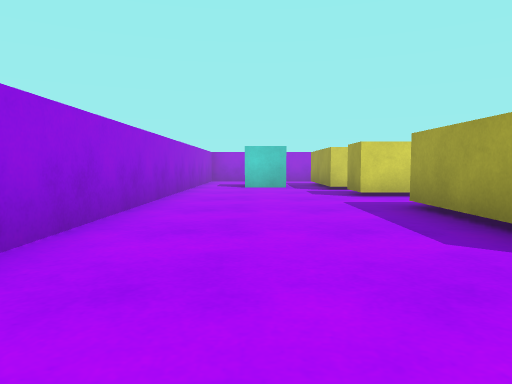
view 1 (above)

16 first-person views from a walk through a 3-D level made in the Unity game engine. The camera is 0.51 m above the floor, tilts 4° down and sees 70° across. The floor is counted in squares, 1 m on a side. Each view is taken from the middle of a square. On the plan, view 1 faces up. The plan holds only what a view shows up to about 9 squares ahead; the rest is blank. The player is left out.

view 2
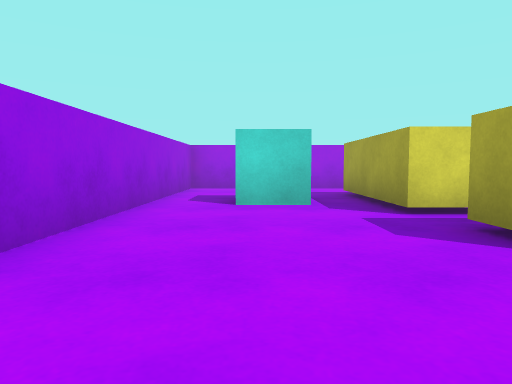

view 3
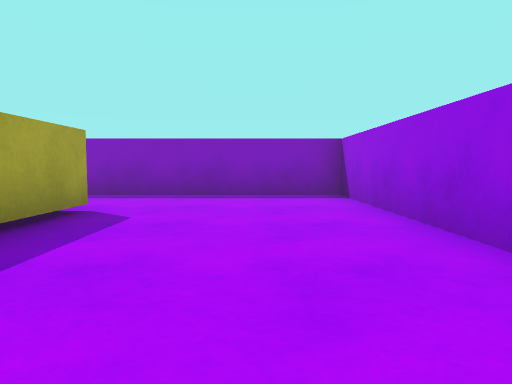

view 4
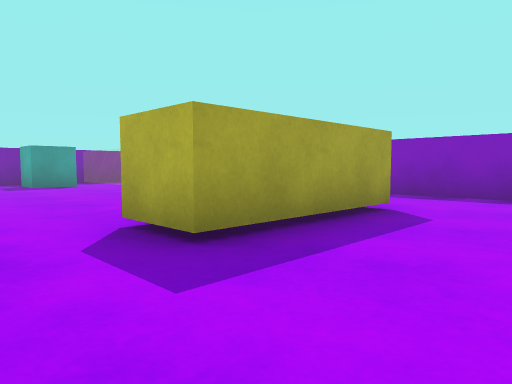

view 5
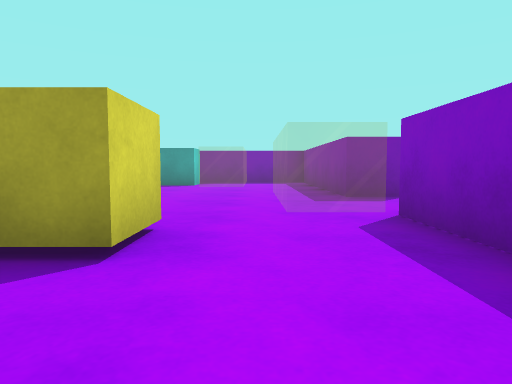

view 6
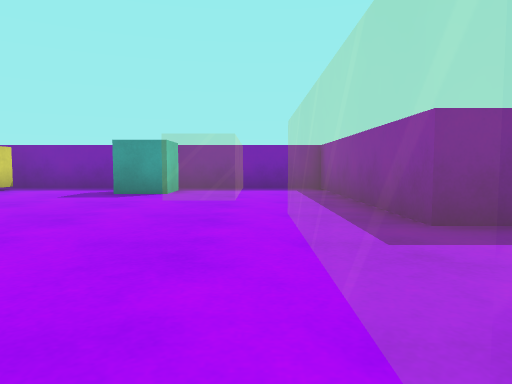

view 7
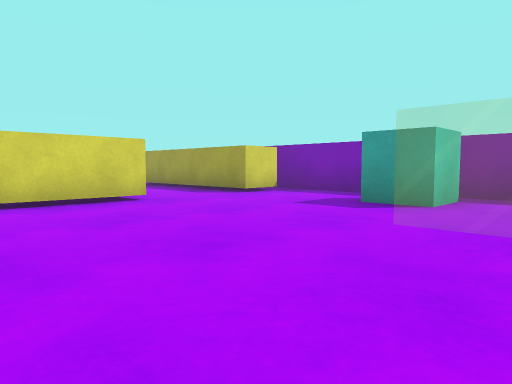

view 8
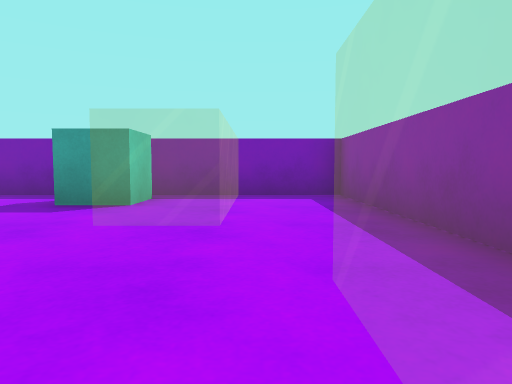

view 9
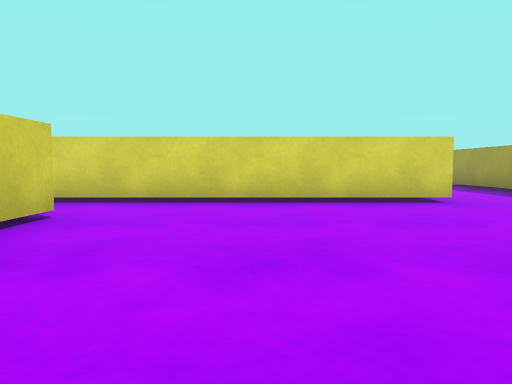

view 10
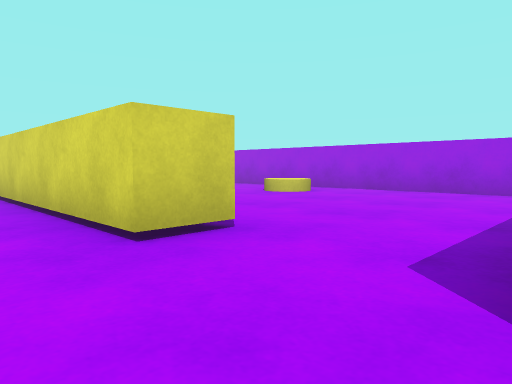

view 11
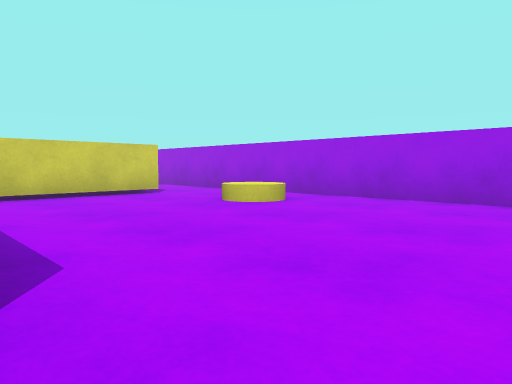

view 12
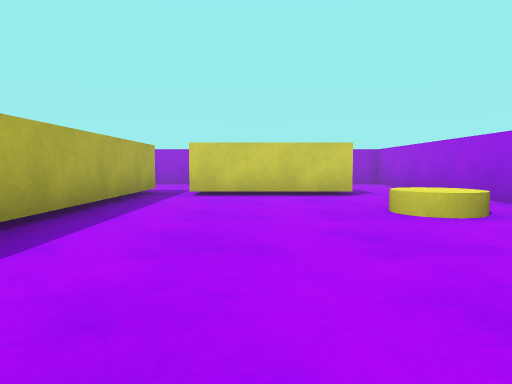

view 13
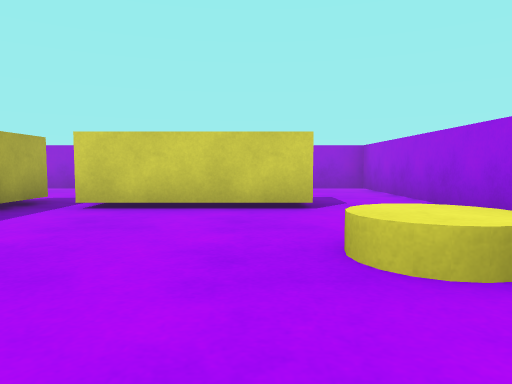

view 14
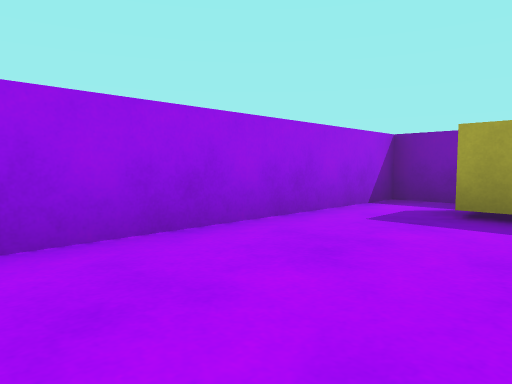

view 15
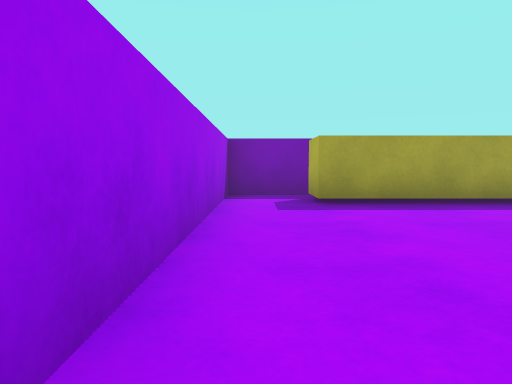

view 16
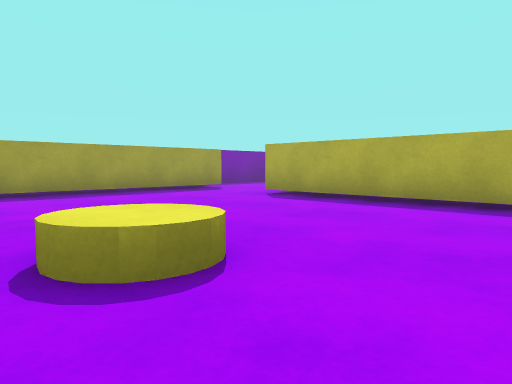

### Floor plan
Key: @ floor where view 1 was taken; # wall or solid block; . floor; = window, fence, low wall or low ledge; C cyan cube; Y yellow cylinder.
Columns run from 2 left of view 1 to 12 right of it. Each row starts with its distance up from view 1.
 13 ###############
 12 #.............#
 11 #......Y....###
 10 #.C.#.......#
  9 #.C.#.......#
  8 #...#.......#
  7 #...######..###
  6 #...######....#
  5 #.............#
  4 #...##........#
  3 #...##......CC#
  2 #...##....===.#
  1 #.............#
  0 #.@...===.....#
 -1 #######.#######

Positions as (right, up) in squares from view 1, and headings:
1: (0, 0), facing up
2: (0, 4), facing up
3: (0, 6), facing down
4: (0, 6), facing down-right
5: (0, 1), facing right
6: (3, 1), facing right
7: (5, 1), facing up-right
8: (5, 1), facing right
9: (5, 1), facing up
10: (10, 5), facing up-left
11: (9, 7), facing up-left
12: (9, 9), facing left
13: (7, 10), facing left
14: (6, 10), facing up-right
15: (5, 12), facing right
16: (3, 12), facing down-right
